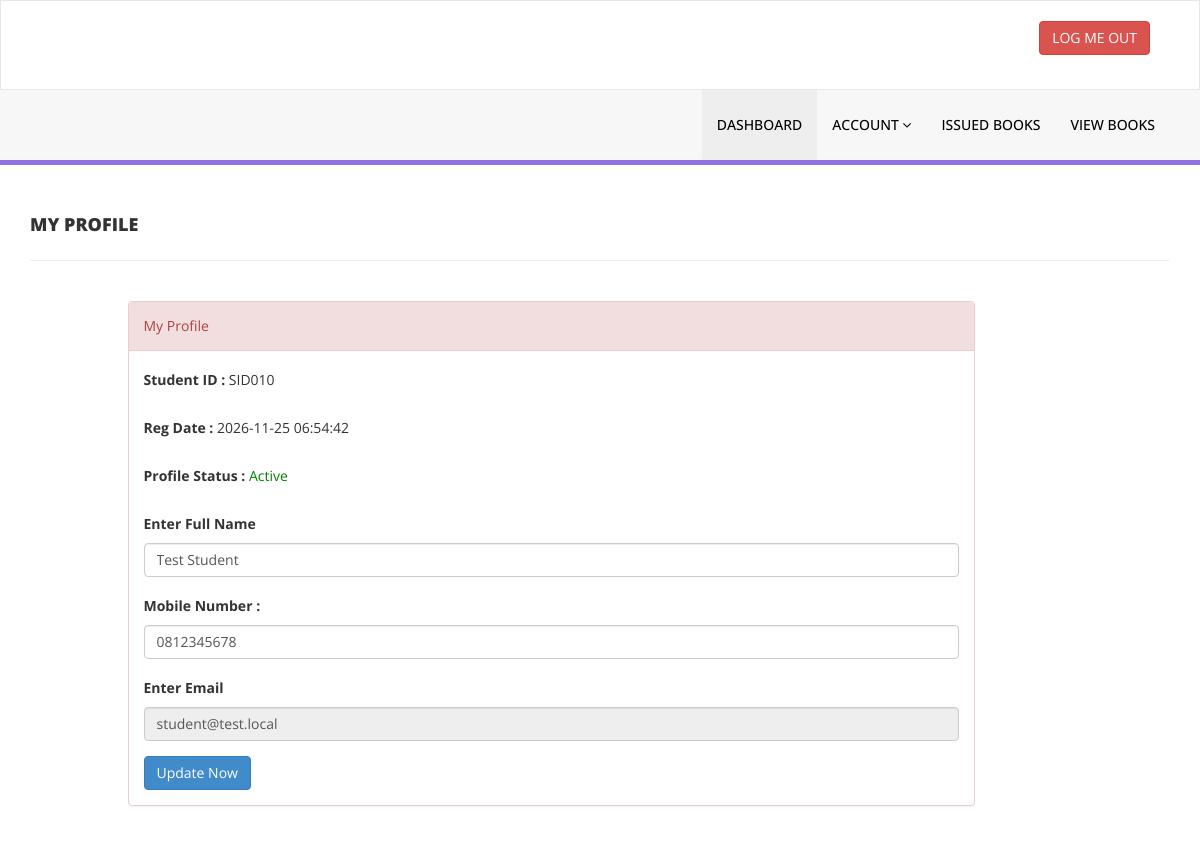
Screenshot of /my-profile.php (signed in) with the database file from the repository.
### tables this page shows
CREATE TABLE tblstudents (
  id int(11) NOT NULL AUTO_INCREMENT,
  StudentId varchar(100) DEFAULT NULL,
  FullName varchar(120) DEFAULT NULL,
  EmailId varchar(120) DEFAULT NULL,
  MobileNumber char(11) DEFAULT NULL,
  Password varchar(120) DEFAULT NULL,
  Status int(1) DEFAULT NULL,
  RegDate timestamp NULL DEFAULT current_timestamp(),
  UpdationDate timestamp NULL DEFAULT NULL ON UPDATE current_timestamp(),
  PRIMARY KEY (id),
  UNIQUE KEY StudentId (StudentId)
);

### my-profile.php (the view, shortened to what this page needs)
<?php
include('includes/config.php');
if(strlen($_SESSION['login'])==0)
    {
header('location:index.php');
}
else{
?>
<!DOCTYPE html>
<html xmlns="http://www.w3.org/1999/xhtml">
<head>
    <link href="assets/css/bootstrap.css" rel="stylesheet" />
    <link href="assets/css/font-awesome.css" rel="stylesheet" />
    <link href="assets/css/style.css" rel="stylesheet" />
</head>
<body>
<?php include('includes/header.php');?>
    <div class="content-wrapper">
         <div class="container">
        <div class="row pad-botm">
            <div class="col-md-12">
                <h4 class="header-line">My Profile</h4>
                            </div>
        </div>
             <div class="row">
<div class="col-md-9 col-md-offset-1">
               <div class="panel panel-danger">
                        <div class="panel-heading">
                           My Profile
                        </div>
                        <div class="panel-body">
                            <form name="signup" method="post">
<?php
$sid=$_SESSION['stdid'];
$sql="SELECT StudentId,FullName,EmailId,MobileNumber,RegDate,UpdationDate,Status from  tblstudents  where StudentId=:sid ";
$query = $dbh -> prepare($sql);
$query-> bindParam(':sid', $sid, PDO::PARAM_STR);
$query->execute();
$results=$query->fetchAll(PDO::FETCH_OBJ);
if($query->rowCount() > 0)
{
foreach($results as $result)
{               ?>
<div class="form-group">
<label>Student ID : </label>
<?php echo htmlentities($result->StudentId);?>
</div>
<div class="form-group">
<label>Reg Date : </label>
<?php echo htmlentities($result->RegDate);?>
</div>
<div class="form-group">
<label>Profile Status : </label>
<?php if($result->Status==1){?>
<span style="color: green">Active</span>
<?php } else { ?>
<span style="color: red">Blocked</span>
<?php }?>
</div>
<div class="form-group">
<label>Enter Full Name</label>
<input class="form-control" type="text" name="fullanme" value="<?php echo htmlentities($result->FullName);?>" autocomplete="off" required />
</div>
<div class="form-group">
<label>Mobile Number :</label>
<input class="form-control" type="text" name="mobileno" maxlength="10" value="<?php echo htmlentities($result->MobileNumber);?>" autocomplete="off" required />
</div>
<div class="form-group">
<label>Enter Email</label>
<input class="form-control" type="email" name="email" id="emailid" value="<?php echo htmlentities($result->EmailId);?>"  autocomplete="off" required readonly />
</div>
<?php }} ?>
<button type="submit" name="update" class="btn btn-primary" id="submit">Update Now </button>
                                    </form>
                            </div>
                        </div>
                            </div>
        </div>
    </div>
    </div>
</body>
</html>
<?php } ?>

### assets/css/style.css (style rules this page uses)
.content-wrapper { margin-top: 40px; min-height:800px; padding-bottom:90px; }
.header-line { font-weight:900; padding-bottom:25px; border-bottom:1px solid #eeeeee; text-transform:uppercase; }
.pad-botm { padding-bottom:30px; }

### rows the page displays
tblstudents: StudentId "SID010", RegDate "2026-11-25 06:54:42", Status "Active", fullanme "Test Student", mobileno "0812345678", email "student@test.local"
